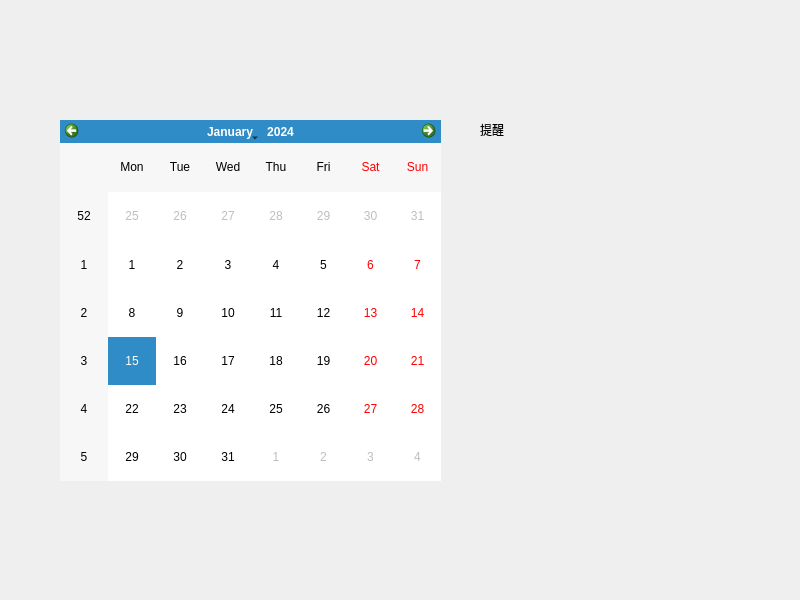
<?xml version="1.0" encoding="UTF-8"?>
<ui version="4.0">
 <class>Widget</class>
 <widget class="QWidget" name="Widget">
  <property name="geometry">
   <rect>
    <x>0</x>
    <y>0</y>
    <width>800</width>
    <height>600</height>
   </rect>
  </property>
  <property name="windowTitle">
   <string>Widget</string>
  </property>
  <widget class="QStackedWidget" name="stackedWidget">
   <property name="geometry">
    <rect>
     <x>20</x>
     <y>20</y>
     <width>761</width>
     <height>561</height>
    </rect>
   </property>
   <widget class="QWidget" name="page">
    <widget class="QCalendarWidget" name="calendarWidget">
     <property name="geometry">
      <rect>
       <x>40</x>
       <y>100</y>
       <width>381</width>
       <height>361</height>
      </rect>
     </property>
     <property name="gridVisible">
      <bool>false</bool>
     </property>
    </widget>
    <widget class="QWidget" name="verticalLayoutWidget_2">
     <property name="geometry">
      <rect>
       <x>460</x>
       <y>129</y>
       <width>271</width>
       <height>331</height>
      </rect>
     </property>
     <layout class="QVBoxLayout" name="verticalLayout_2"/>
    </widget>
    <widget class="QLabel" name="label_4">
     <property name="geometry">
      <rect>
       <x>460</x>
       <y>100</y>
       <width>69</width>
       <height>20</height>
      </rect>
     </property>
     <property name="text">
      <string>提醒</string>
     </property>
    </widget>
   </widget>
   <widget class="QWidget" name="page_2">
    <widget class="QLabel" name="label">
     <property name="geometry">
      <rect>
       <x>20</x>
       <y>10</y>
       <width>69</width>
       <height>20</height>
      </rect>
     </property>
     <property name="text">
      <string>记事本</string>
     </property>
    </widget>
    <widget class="QTextEdit" name="textEdit">
     <property name="geometry">
      <rect>
       <x>20</x>
       <y>40</y>
       <width>301</width>
       <height>231</height>
      </rect>
     </property>
    </widget>
    <widget class="QLabel" name="label_2">
     <property name="geometry">
      <rect>
       <x>20</x>
       <y>290</y>
       <width>69</width>
       <height>20</height>
      </rect>
     </property>
     <property name="text">
      <string>截止日期</string>
     </property>
    </widget>
    <widget class="QWidget" name="verticalLayoutWidget">
     <property name="geometry">
      <rect>
       <x>20</x>
       <y>330</y>
       <width>301</width>
       <height>181</height>
      </rect>
     </property>
     <layout class="QVBoxLayout" name="verticalLayout"/>
    </widget>
    <widget class="QLabel" name="label_3">
     <property name="geometry">
      <rect>
       <x>380</x>
       <y>10</y>
       <width>81</width>
       <height>20</height>
      </rect>
     </property>
     <property name="text">
      <string>今日计划</string>
     </property>
    </widget>
    <widget class="QListWidget" name="listWidget">
     <property name="geometry">
      <rect>
       <x>380</x>
       <y>40</y>
       <width>331</width>
       <height>471</height>
      </rect>
     </property>
     <item>
      <property name="text">
       <string>1</string>
      </property>
     </item>
     <item>
      <property name="text">
       <string>2</string>
      </property>
     </item>
     <item>
      <property name="text">
       <string>3</string>
      </property>
     </item>
     <item>
      <property name="text">
       <string>4</string>
      </property>
     </item>
     <item>
      <property name="text">
       <string>5</string>
      </property>
     </item>
     <item>
      <property name="text">
       <string>6</string>
      </property>
     </item>
     <item>
      <property name="text">
       <string>7</string>
      </property>
     </item>
     <item>
      <property name="text">
       <string>8</string>
      </property>
     </item>
     <item>
      <property name="text">
       <string>9</string>
      </property>
     </item>
     <item>
      <property name="text">
       <string>10</string>
      </property>
     </item>
     <item>
      <property name="text">
       <string>11</string>
      </property>
     </item>
     <item>
      <property name="text">
       <string>12</string>
      </property>
     </item>
     <item>
      <property name="text">
       <string>13</string>
      </property>
     </item>
     <item>
      <property name="text">
       <string>14</string>
      </property>
     </item>
     <item>
      <property name="text">
       <string>15</string>
      </property>
     </item>
     <item>
      <property name="text">
       <string>16</string>
      </property>
     </item>
     <item>
      <property name="text">
       <string>17</string>
      </property>
     </item>
     <item>
      <property name="text">
       <string>18</string>
      </property>
     </item>
     <item>
      <property name="text">
       <string>19</string>
      </property>
     </item>
     <item>
      <property name="text">
       <string>20</string>
      </property>
     </item>
     <item>
      <property name="text">
       <string>21</string>
      </property>
     </item>
     <item>
      <property name="text">
       <string>22</string>
      </property>
     </item>
     <item>
      <property name="text">
       <string>23</string>
      </property>
     </item>
     <item>
      <property name="text">
       <string>24</string>
      </property>
     </item>
    </widget>
    <widget class="QPushButton" name="pushButton">
     <property name="geometry">
      <rect>
       <x>250</x>
       <y>288</y>
       <width>71</width>
       <height>31</height>
      </rect>
     </property>
     <property name="text">
      <string>添加</string>
     </property>
    </widget>
    <widget class="QPushButton" name="pushButton_2">
     <property name="geometry">
      <rect>
       <x>640</x>
       <y>0</y>
       <width>71</width>
       <height>31</height>
      </rect>
     </property>
     <property name="text">
      <string>添加</string>
     </property>
    </widget>
    <widget class="QPushButton" name="pushButton_3">
     <property name="geometry">
      <rect>
       <x>640</x>
       <y>520</y>
       <width>71</width>
       <height>29</height>
      </rect>
     </property>
     <property name="text">
      <string>保存</string>
     </property>
    </widget>
   </widget>
  </widget>
 </widget>
 <resources/>
 <connections/>
</ui>
